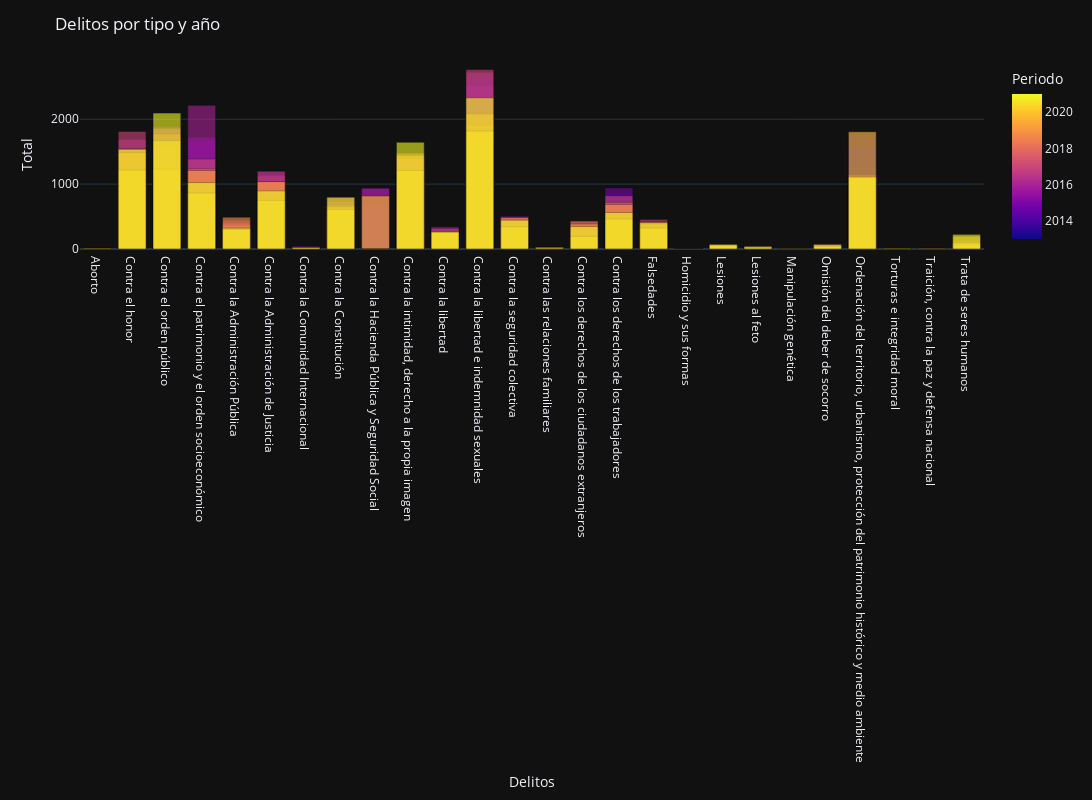

Notebook code for this chart:
### Code cell
fig = px.bar(delitos_tipo_pt,x="Nv2",y="Total",hover_data="Periodo",color="Periodo",opacity=0.6, 
             color_discrete_map={2013:"#1f77b4", 2014:"#ff7f0e", 2015:"#2ca02c", 2016:"#d62728", 2017:"#9467bd", 2018:"#8c564b", 2019:"#e377c2", 2020:"#7f7f7f",2021:"#bcbd22"},
             category_orders={"Periodo": [2013,2014,2015,2016,2017,2018,2019,2020,2021]})
fig.update_layout(title='Delitos por tipo y año',
                  xaxis_title='Delitos',
                  yaxis_title='Total',
                  legend_title='Tipo de delito', template="plotly_dark", width=1500, height=800, barmode="overlay")
# fig.update_xaxes(tickmode="array", tickvals=[])
fig.show()

### Figure 1 — Plotly figure (JSON) as saved in the notebook; plotly's stock layout.template omitted (floating-point values rounded to 4 significant figures; data arrays with more than 128 entries replaced by an {"elided": "..."} marker saying what was removed)
{"data": [{"alignmentgroup": "True", "customdata": {"elided": "234x1 int values"}, "hovertemplate": "Nv2=%{x}<br>Total=%{y}<br>Periodo=%{marker.color}<extra></extra>", "legendgroup": "", "marker": {"color": {"elided": "234 int values"}, "coloraxis": "coloraxis", "opacity": 0.6, "pattern": {"shape": ""}}, "name": "", "offsetgroup": "", "orientation": "v", "showlegend": false, "textposition": "auto", "type": "bar", "x": {"elided": "234 str values"}, "xaxis": "x", "y": {"elided": "234 float values"}, "yaxis": "y"}], "layout": {"barmode": "overlay", "coloraxis": {"colorbar": {"title": {"text": "Periodo"}}, "colorscale": [[0, "#0d0887"], [0.1111, "#46039f"], [0.2222, "#7201a8"], [0.3333, "#9c179e"], [0.4444, "#bd3786"], [0.5556, "#d8576b"], [0.6667, "#ed7953"], [0.7778, "#fb9f3a"], [0.8889, "#fdca26"], [1, "#f0f921"]]}, "height": 800, "legend": {"title": {"text": "Tipo de delito"}, "tracegroupgap": 0}, "margin": {"t": 60}, "title": {"text": "Delitos por tipo y año"}, "width": 1500, "xaxis": {"anchor": "y", "domain": [0, 1], "title": {"text": "Delitos"}}, "yaxis": {"anchor": "x", "domain": [0, 1], "title": {"text": "Total"}}}}
